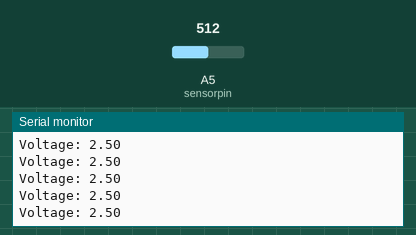
This sketch was run on a simulated Arduino Uno, built with avr-gcc and run on an emulated ATmega328P. Shown: the last lines printed to the serial monitor. The test bench sets the inputs (shaded band); at power-on: A5 (sensorpin) = 512.

Above: at 1.2 s.
1.3 s: A5 (sensorpin) set to 716
At 1.31 s:
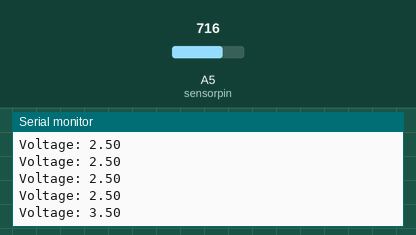
2.8 s: A5 (sensorpin) set to 900
At 2.82 s:
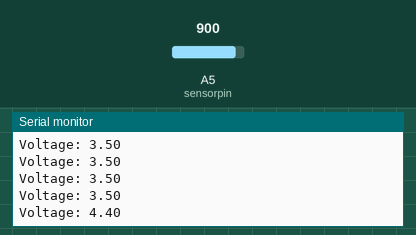
Timing chart, 0 to 5.8 s (numbered marks = the images above; inputs shaded):
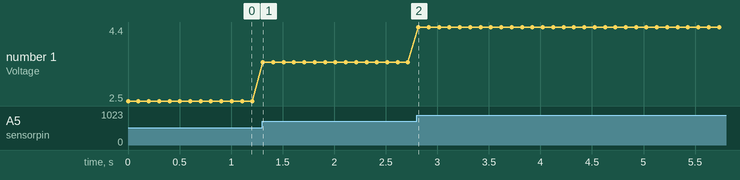

Measured:
- after the input at 1.3 s, the serial monitor: prints a new line at once (image 1)
- after the input at 2.8 s, the serial monitor: prints a new line at once (image 2)
- plotted number 1: 2.5 → 3.5 after the input at 1.3 s, 3.5 → 4.4 after the input at 2.8 s

The sketch:

ArduinoVoltageReciever.ino
```cpp
// Order of code running: ArduinoVoltageReciever -> PythonVoltageReciever -> PythonDecayProcessingAndImaging
// To Change: sensorpin = pin voltage output is assigned
//            delay(#) = time in between data collection
// To Use: Simply run the document and proceed to other python files while keeping this document running

const int sensorpin = A5;
int data;
float time = 0.0;

void setup() {
  Serial.begin(9600);
}

void loop() {
  int sensorValue = analogRead(sensorpin);
  float voltage = sensorValue * (5.0 / 1023.0);

  Serial.print("Voltage: ");
  Serial.println(voltage);

  delay(100);  // Wait for 100 milliseconds
  time += 0.1;  // Increment time by 0.1 seconds

}
```
